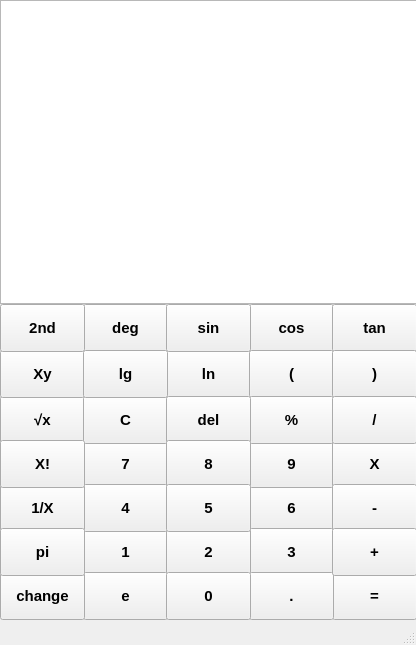
<?xml version="1.0" encoding="UTF-8"?>
<ui version="4.0">
 <class>Ui_PyQt_xufang</class>
 <widget class="QMainWindow" name="Ui_PyQt_xufang">
  <property name="enabled">
   <bool>true</bool>
  </property>
  <property name="geometry">
   <rect>
    <x>0</x>
    <y>0</y>
    <width>416</width>
    <height>645</height>
   </rect>
  </property>
  <property name="maximumSize">
   <size>
    <width>419</width>
    <height>645</height>
   </size>
  </property>
  <property name="windowTitle">
   <string>MainWindow</string>
  </property>
  <widget class="QWidget" name="centralwidget">
   <widget class="QPushButton" name="pBtn_24">
    <property name="geometry">
     <rect>
      <x>249</x>
      <y>484</y>
      <width>85</width>
      <height>48</height>
     </rect>
    </property>
    <property name="font">
     <font>
      <pointsize>11</pointsize>
      <weight>75</weight>
      <bold>true</bold>
     </font>
    </property>
    <property name="text">
     <string>6</string>
    </property>
   </widget>
   <widget class="QPushButton" name="pBtn_29">
    <property name="geometry">
     <rect>
      <x>249</x>
      <y>528</y>
      <width>85</width>
      <height>48</height>
     </rect>
    </property>
    <property name="font">
     <font>
      <pointsize>11</pointsize>
      <weight>75</weight>
      <bold>true</bold>
     </font>
    </property>
    <property name="text">
     <string>3</string>
    </property>
   </widget>
   <widget class="QPushButton" name="pBtn_17">
    <property name="geometry">
     <rect>
      <x>83</x>
      <y>440</y>
      <width>85</width>
      <height>48</height>
     </rect>
    </property>
    <property name="font">
     <font>
      <pointsize>11</pointsize>
      <weight>75</weight>
      <bold>true</bold>
     </font>
    </property>
    <property name="text">
     <string>7</string>
    </property>
   </widget>
   <widget class="QPushButton" name="pBtn_8">
    <property name="geometry">
     <rect>
      <x>166</x>
      <y>350</y>
      <width>85</width>
      <height>48</height>
     </rect>
    </property>
    <property name="font">
     <font>
      <pointsize>11</pointsize>
      <weight>75</weight>
      <bold>true</bold>
     </font>
    </property>
    <property name="text">
     <string>ln</string>
    </property>
   </widget>
   <widget class="QPushButton" name="pBtn_4">
    <property name="geometry">
     <rect>
      <x>249</x>
      <y>304</y>
      <width>85</width>
      <height>48</height>
     </rect>
    </property>
    <property name="font">
     <font>
      <pointsize>11</pointsize>
      <weight>75</weight>
      <bold>true</bold>
     </font>
    </property>
    <property name="text">
     <string>cos</string>
    </property>
   </widget>
   <widget class="QPushButton" name="pBtn_27">
    <property name="geometry">
     <rect>
      <x>83</x>
      <y>528</y>
      <width>85</width>
      <height>48</height>
     </rect>
    </property>
    <property name="font">
     <font>
      <pointsize>11</pointsize>
      <weight>75</weight>
      <bold>true</bold>
     </font>
    </property>
    <property name="text">
     <string>1</string>
    </property>
   </widget>
   <widget class="QPushButton" name="pBtn_28">
    <property name="geometry">
     <rect>
      <x>166</x>
      <y>528</y>
      <width>85</width>
      <height>48</height>
     </rect>
    </property>
    <property name="font">
     <font>
      <pointsize>11</pointsize>
      <weight>75</weight>
      <bold>true</bold>
     </font>
    </property>
    <property name="text">
     <string>2</string>
    </property>
   </widget>
   <widget class="QPushButton" name="pBtn_32">
    <property name="geometry">
     <rect>
      <x>83</x>
      <y>572</y>
      <width>85</width>
      <height>48</height>
     </rect>
    </property>
    <property name="font">
     <font>
      <pointsize>11</pointsize>
      <weight>75</weight>
      <bold>true</bold>
     </font>
    </property>
    <property name="text">
     <string>e</string>
    </property>
   </widget>
   <widget class="QPushButton" name="pBtn_9">
    <property name="geometry">
     <rect>
      <x>249</x>
      <y>350</y>
      <width>85</width>
      <height>48</height>
     </rect>
    </property>
    <property name="font">
     <font>
      <pointsize>11</pointsize>
      <weight>75</weight>
      <bold>true</bold>
     </font>
    </property>
    <property name="text">
     <string>(</string>
    </property>
   </widget>
   <widget class="QPushButton" name="pBtn_31">
    <property name="geometry">
     <rect>
      <x>0</x>
      <y>572</y>
      <width>85</width>
      <height>48</height>
     </rect>
    </property>
    <property name="font">
     <font>
      <pointsize>11</pointsize>
      <weight>75</weight>
      <bold>true</bold>
     </font>
    </property>
    <property name="text">
     <string>change</string>
    </property>
   </widget>
   <widget class="QPushButton" name="pBtn_35">
    <property name="geometry">
     <rect>
      <x>332</x>
      <y>572</y>
      <width>85</width>
      <height>48</height>
     </rect>
    </property>
    <property name="font">
     <font>
      <pointsize>11</pointsize>
      <weight>75</weight>
      <bold>true</bold>
     </font>
    </property>
    <property name="text">
     <string>=</string>
    </property>
   </widget>
   <widget class="QPushButton" name="pBtn_19">
    <property name="geometry">
     <rect>
      <x>249</x>
      <y>440</y>
      <width>85</width>
      <height>48</height>
     </rect>
    </property>
    <property name="font">
     <font>
      <pointsize>11</pointsize>
      <weight>75</weight>
      <bold>true</bold>
     </font>
    </property>
    <property name="text">
     <string>9</string>
    </property>
   </widget>
   <widget class="QPushButton" name="pBtn_5">
    <property name="geometry">
     <rect>
      <x>332</x>
      <y>304</y>
      <width>85</width>
      <height>48</height>
     </rect>
    </property>
    <property name="font">
     <font>
      <pointsize>11</pointsize>
      <weight>75</weight>
      <bold>true</bold>
     </font>
    </property>
    <property name="text">
     <string>tan</string>
    </property>
   </widget>
   <widget class="QPushButton" name="pBtn_34">
    <property name="geometry">
     <rect>
      <x>249</x>
      <y>572</y>
      <width>85</width>
      <height>48</height>
     </rect>
    </property>
    <property name="font">
     <font>
      <pointsize>11</pointsize>
      <weight>75</weight>
      <bold>true</bold>
     </font>
    </property>
    <property name="text">
     <string>.</string>
    </property>
   </widget>
   <widget class="QPushButton" name="pBtn_22">
    <property name="geometry">
     <rect>
      <x>83</x>
      <y>484</y>
      <width>85</width>
      <height>48</height>
     </rect>
    </property>
    <property name="font">
     <font>
      <pointsize>11</pointsize>
      <weight>75</weight>
      <bold>true</bold>
     </font>
    </property>
    <property name="text">
     <string>4</string>
    </property>
   </widget>
   <widget class="QPushButton" name="pBtn_11">
    <property name="geometry">
     <rect>
      <x>0</x>
      <y>396</y>
      <width>85</width>
      <height>48</height>
     </rect>
    </property>
    <property name="font">
     <font>
      <pointsize>11</pointsize>
      <weight>75</weight>
      <bold>true</bold>
     </font>
    </property>
    <property name="text">
     <string>√x</string>
    </property>
   </widget>
   <widget class="QTextEdit" name="Displaytext">
    <property name="geometry">
     <rect>
      <x>0</x>
      <y>0</y>
      <width>418</width>
      <height>304</height>
     </rect>
    </property>
    <property name="lineWidth">
     <number>1</number>
    </property>
    <property name="tabStopWidth">
     <number>80</number>
    </property>
    <property name="cursorWidth">
     <number>3</number>
    </property>
   </widget>
   <widget class="QPushButton" name="pBtn_2">
    <property name="geometry">
     <rect>
      <x>83</x>
      <y>304</y>
      <width>85</width>
      <height>48</height>
     </rect>
    </property>
    <property name="font">
     <font>
      <pointsize>11</pointsize>
      <weight>75</weight>
      <bold>true</bold>
     </font>
    </property>
    <property name="text">
     <string>deg</string>
    </property>
    <property name="iconSize">
     <size>
      <width>20</width>
      <height>20</height>
     </size>
    </property>
   </widget>
   <widget class="QPushButton" name="pBtn_6">
    <property name="geometry">
     <rect>
      <x>0</x>
      <y>350</y>
      <width>85</width>
      <height>48</height>
     </rect>
    </property>
    <property name="font">
     <font>
      <pointsize>11</pointsize>
      <weight>75</weight>
      <bold>true</bold>
     </font>
    </property>
    <property name="text">
     <string>Xy</string>
    </property>
   </widget>
   <widget class="QPushButton" name="pBtn_14">
    <property name="geometry">
     <rect>
      <x>249</x>
      <y>396</y>
      <width>85</width>
      <height>48</height>
     </rect>
    </property>
    <property name="font">
     <font>
      <pointsize>11</pointsize>
      <weight>75</weight>
      <bold>true</bold>
     </font>
    </property>
    <property name="text">
     <string>%</string>
    </property>
   </widget>
   <widget class="QPushButton" name="pBtn_20">
    <property name="geometry">
     <rect>
      <x>332</x>
      <y>440</y>
      <width>85</width>
      <height>48</height>
     </rect>
    </property>
    <property name="font">
     <font>
      <pointsize>11</pointsize>
      <weight>75</weight>
      <bold>true</bold>
     </font>
    </property>
    <property name="text">
     <string>X</string>
    </property>
   </widget>
   <widget class="QPushButton" name="pBtn_12">
    <property name="geometry">
     <rect>
      <x>83</x>
      <y>396</y>
      <width>85</width>
      <height>48</height>
     </rect>
    </property>
    <property name="font">
     <font>
      <pointsize>11</pointsize>
      <weight>75</weight>
      <bold>true</bold>
     </font>
    </property>
    <property name="text">
     <string>C</string>
    </property>
   </widget>
   <widget class="QPushButton" name="pBtn_13">
    <property name="geometry">
     <rect>
      <x>166</x>
      <y>396</y>
      <width>85</width>
      <height>48</height>
     </rect>
    </property>
    <property name="font">
     <font>
      <pointsize>11</pointsize>
      <weight>75</weight>
      <bold>true</bold>
     </font>
    </property>
    <property name="text">
     <string>del</string>
    </property>
   </widget>
   <widget class="QPushButton" name="pBtn_25">
    <property name="geometry">
     <rect>
      <x>332</x>
      <y>484</y>
      <width>85</width>
      <height>48</height>
     </rect>
    </property>
    <property name="font">
     <font>
      <pointsize>11</pointsize>
      <weight>75</weight>
      <bold>true</bold>
     </font>
    </property>
    <property name="text">
     <string>-</string>
    </property>
   </widget>
   <widget class="QPushButton" name="pBtn_21">
    <property name="geometry">
     <rect>
      <x>0</x>
      <y>484</y>
      <width>85</width>
      <height>48</height>
     </rect>
    </property>
    <property name="font">
     <font>
      <pointsize>11</pointsize>
      <weight>75</weight>
      <bold>true</bold>
     </font>
    </property>
    <property name="text">
     <string>1/X</string>
    </property>
   </widget>
   <widget class="QPushButton" name="pBtn_1">
    <property name="enabled">
     <bool>true</bool>
    </property>
    <property name="geometry">
     <rect>
      <x>0</x>
      <y>304</y>
      <width>85</width>
      <height>48</height>
     </rect>
    </property>
    <property name="font">
     <font>
      <pointsize>11</pointsize>
      <weight>75</weight>
      <bold>true</bold>
     </font>
    </property>
    <property name="text">
     <string>2nd</string>
    </property>
   </widget>
   <widget class="QPushButton" name="pBtn_18">
    <property name="geometry">
     <rect>
      <x>166</x>
      <y>440</y>
      <width>85</width>
      <height>48</height>
     </rect>
    </property>
    <property name="font">
     <font>
      <pointsize>11</pointsize>
      <weight>75</weight>
      <bold>true</bold>
     </font>
    </property>
    <property name="text">
     <string>8</string>
    </property>
   </widget>
   <widget class="QPushButton" name="pBtn_10">
    <property name="geometry">
     <rect>
      <x>332</x>
      <y>350</y>
      <width>85</width>
      <height>48</height>
     </rect>
    </property>
    <property name="font">
     <font>
      <pointsize>11</pointsize>
      <weight>75</weight>
      <bold>true</bold>
     </font>
    </property>
    <property name="text">
     <string>)</string>
    </property>
   </widget>
   <widget class="QPushButton" name="pBtn_23">
    <property name="geometry">
     <rect>
      <x>166</x>
      <y>484</y>
      <width>85</width>
      <height>48</height>
     </rect>
    </property>
    <property name="font">
     <font>
      <pointsize>11</pointsize>
      <weight>75</weight>
      <bold>true</bold>
     </font>
    </property>
    <property name="text">
     <string>5</string>
    </property>
   </widget>
   <widget class="QPushButton" name="pBtn_3">
    <property name="geometry">
     <rect>
      <x>166</x>
      <y>304</y>
      <width>85</width>
      <height>48</height>
     </rect>
    </property>
    <property name="font">
     <font>
      <pointsize>11</pointsize>
      <weight>75</weight>
      <bold>true</bold>
     </font>
    </property>
    <property name="text">
     <string>sin</string>
    </property>
    <property name="iconSize">
     <size>
      <width>20</width>
      <height>20</height>
     </size>
    </property>
    <property name="autoRepeat">
     <bool>false</bool>
    </property>
    <property name="autoExclusive">
     <bool>false</bool>
    </property>
    <property name="autoRepeatDelay">
     <number>300</number>
    </property>
   </widget>
   <widget class="QPushButton" name="pBtn_7">
    <property name="geometry">
     <rect>
      <x>83</x>
      <y>350</y>
      <width>85</width>
      <height>48</height>
     </rect>
    </property>
    <property name="font">
     <font>
      <pointsize>11</pointsize>
      <weight>75</weight>
      <bold>true</bold>
     </font>
    </property>
    <property name="text">
     <string>lg</string>
    </property>
   </widget>
   <widget class="QPushButton" name="pBtn_16">
    <property name="geometry">
     <rect>
      <x>0</x>
      <y>440</y>
      <width>85</width>
      <height>48</height>
     </rect>
    </property>
    <property name="font">
     <font>
      <pointsize>11</pointsize>
      <weight>75</weight>
      <bold>true</bold>
     </font>
    </property>
    <property name="text">
     <string>X!</string>
    </property>
   </widget>
   <widget class="QPushButton" name="pBtn_15">
    <property name="geometry">
     <rect>
      <x>332</x>
      <y>396</y>
      <width>85</width>
      <height>48</height>
     </rect>
    </property>
    <property name="font">
     <font>
      <pointsize>11</pointsize>
      <weight>75</weight>
      <bold>true</bold>
     </font>
    </property>
    <property name="text">
     <string>/</string>
    </property>
   </widget>
   <widget class="QPushButton" name="pBtn_30">
    <property name="geometry">
     <rect>
      <x>332</x>
      <y>528</y>
      <width>85</width>
      <height>48</height>
     </rect>
    </property>
    <property name="font">
     <font>
      <pointsize>11</pointsize>
      <weight>75</weight>
      <bold>true</bold>
     </font>
    </property>
    <property name="text">
     <string>+</string>
    </property>
   </widget>
   <widget class="QPushButton" name="pBtn_26">
    <property name="geometry">
     <rect>
      <x>0</x>
      <y>528</y>
      <width>85</width>
      <height>48</height>
     </rect>
    </property>
    <property name="font">
     <font>
      <pointsize>11</pointsize>
      <weight>75</weight>
      <bold>true</bold>
     </font>
    </property>
    <property name="text">
     <string>pi</string>
    </property>
   </widget>
   <widget class="QPushButton" name="pBtn_33">
    <property name="geometry">
     <rect>
      <x>166</x>
      <y>572</y>
      <width>85</width>
      <height>48</height>
     </rect>
    </property>
    <property name="font">
     <font>
      <pointsize>11</pointsize>
      <weight>75</weight>
      <bold>true</bold>
     </font>
    </property>
    <property name="text">
     <string>0</string>
    </property>
   </widget>
  </widget>
  <widget class="QMenuBar" name="menubar">
   <property name="geometry">
    <rect>
     <x>0</x>
     <y>0</y>
     <width>416</width>
     <height>26</height>
    </rect>
   </property>
  </widget>
  <widget class="QStatusBar" name="statusbar"/>
 </widget>
 <tabstops>
  <tabstop>Displaytext</tabstop>
  <tabstop>pBtn_1</tabstop>
  <tabstop>pBtn_2</tabstop>
  <tabstop>pBtn_3</tabstop>
  <tabstop>pBtn_4</tabstop>
  <tabstop>pBtn_5</tabstop>
  <tabstop>pBtn_6</tabstop>
  <tabstop>pBtn_7</tabstop>
  <tabstop>pBtn_8</tabstop>
  <tabstop>pBtn_9</tabstop>
  <tabstop>pBtn_10</tabstop>
  <tabstop>pBtn_11</tabstop>
  <tabstop>pBtn_12</tabstop>
  <tabstop>pBtn_13</tabstop>
  <tabstop>pBtn_14</tabstop>
  <tabstop>pBtn_15</tabstop>
  <tabstop>pBtn_16</tabstop>
  <tabstop>pBtn_17</tabstop>
  <tabstop>pBtn_18</tabstop>
  <tabstop>pBtn_19</tabstop>
  <tabstop>pBtn_20</tabstop>
  <tabstop>pBtn_21</tabstop>
  <tabstop>pBtn_22</tabstop>
  <tabstop>pBtn_23</tabstop>
  <tabstop>pBtn_24</tabstop>
  <tabstop>pBtn_25</tabstop>
  <tabstop>pBtn_26</tabstop>
  <tabstop>pBtn_27</tabstop>
  <tabstop>pBtn_28</tabstop>
  <tabstop>pBtn_29</tabstop>
  <tabstop>pBtn_30</tabstop>
  <tabstop>pBtn_31</tabstop>
  <tabstop>pBtn_32</tabstop>
  <tabstop>pBtn_33</tabstop>
  <tabstop>pBtn_34</tabstop>
  <tabstop>pBtn_35</tabstop>
 </tabstops>
 <resources/>
 <connections>
  <connection>
   <sender>pBtn_1</sender>
   <signal>clicked()</signal>
   <receiver>Displaytext</receiver>
   <slot>show()</slot>
   <hints>
    <hint type="sourcelabel">
     <x>42</x>
     <y>353</y>
    </hint>
    <hint type="destinationlabel">
     <x>208</x>
     <y>177</y>
    </hint>
   </hints>
  </connection>
 </connections>
</ui>
